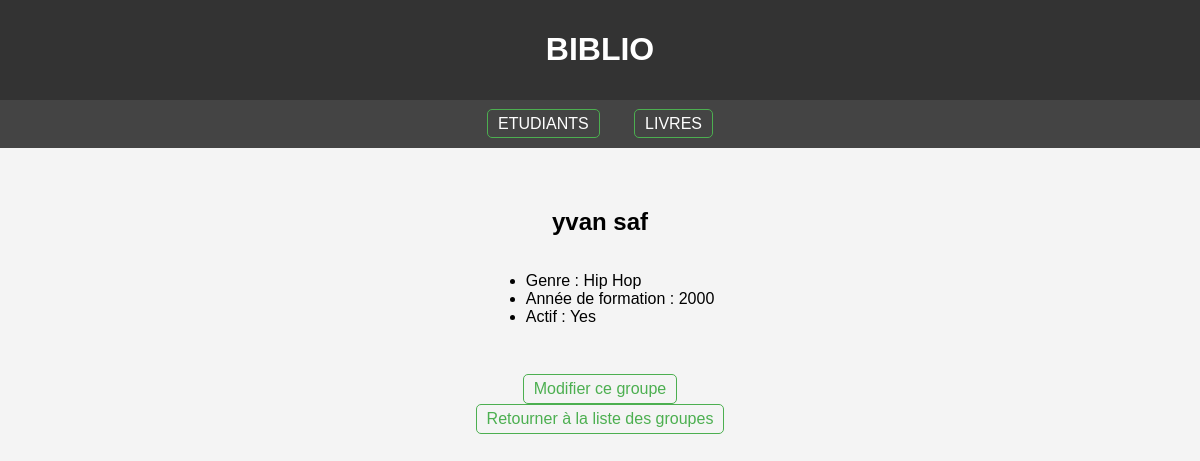
Page /bands/2/ on the committed database.
### listings/models.py (models this page shows, shortened)
class Band(models.Model):
    class Genre(models.TextChoices):
        HIP_HOP = 'HH', 'Hip Hop'
        SYNTH_POP = 'SP', 'Synth Pop'
        ALTERNATIVE_ROCK = 'AR', 'Alternative Rock'
    name = models.fields.CharField(max_length=100)
    biography = models.fields.CharField(max_length=100)
    year_formed = models.fields.IntegerField(validators=[MinValueValidator(1900), MaxValueValidator(2021)])
    active = models.fields.BooleanField(default=True)
    official_homepage = models.fields.URLField(null=True, blank=True)
    genre = models.fields.CharField(choices=Genre.choices, max_length=5)

### listings/views.py (the view)
# urls.py: path('bands/<int:id>/', views.band_detail, name='band_detail'),  # Chemin pour la vue détaillée
def band_detail(request, id):
    band = Band.objects.get(id=id)  # Récupère l'objet Band avec l'id spécifié
    return render(request, 'listings/band_detail.html', {'band': band})

### listings/templates/listings/band_detail.html (shortened to what this page needs)
{% extends 'listings/base.html' %}
{% block content %}
<h2>{{ band.name }}</h2>
<ul>
    <li>Genre : {{ band.get_genre_display }}</li>
    <li>Année de formation : {{ band.year_formed }}</li>
    <li>Actif : {{ band.active|yesno:"Yes,No" }}</li>
</ul>
<a href="{% url 'band_update' band.id %}">Modifier ce groupe</a>
<a href="{% url 'band_list' %}">Retourner à la liste des groupes</a>
{% endblock %}

### listings/static/listings/styles.css (style rules this page uses)
body { font-family: Arial, sans-serif; margin: 0; padding: 0; background-color: #f4f4f4; }
a { color: #4CAF50; text-decoration: none; padding: 5px 10px; border: 1px solid #4CAF50; border-radius: 5px; transition: background-color 0.3s, color 0.3s; }

### rows in the picture
Band: name "yvan saf", genre "Hip Hop", year_formed "2000", active "Yes"
